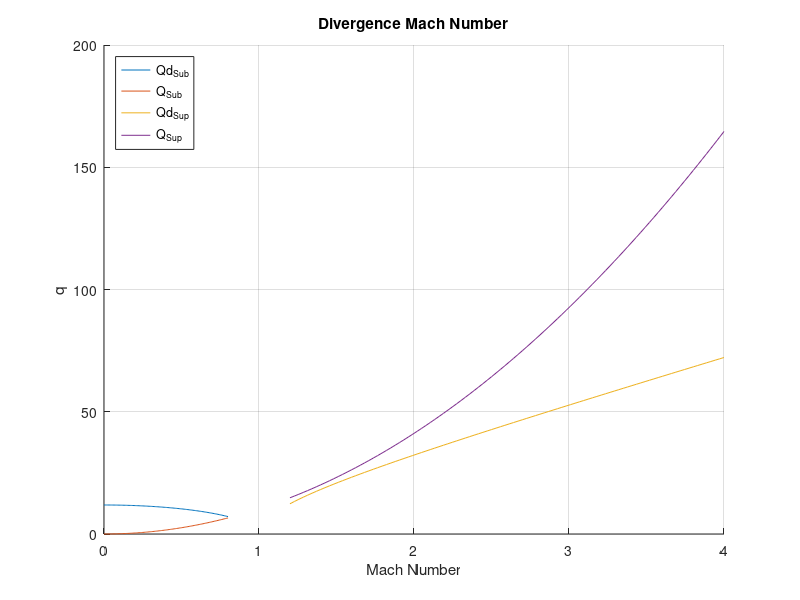

Reproduce this figure in MATLAB.
clc
clear all
k = 7000; %lbs*in
b = 100; %in
e = 25; %in
S = 22000; %in^2
p = 14.7; %psi
gamma = 1.4; %air
%by doing a match Point analysis where q (dynamic pressure) which is written as a funciton of Altitude as
%where p is the pressure (this includes the altitude information).%
% Sub-sonic Case
M_sub = linspace(0,0.8,100);
Cl_Sub = (2.*pi)./sqrt(1 - (M_sub.^2));
Qd_Sub = (0.5858 .* k .* b.^2)./(S .* e .* Cl_Sub);
Q_Sub = (gamma.*p.*(M_sub).^2)./2;
% Super-sonic case
M_sup = linspace(1.2,4,100);
Cl_Sup = (4)./sqrt((M_sup.^2) - 1);
Qd_Sup = (0.5858 .* k .* b.^2)./(S .* e .* Cl_Sup);
Q_Sup = (gamma.*p.*(M_sup).^2)./2;
% Plot
hold on
plot(M_sub,Qd_Sub,"DisplayName",'Qd_S_u_b')
plot(M_sub,Q_Sub,"DisplayName",'Q_S_u_b')
plot(M_sup,Qd_Sup,"DisplayName",'Qd_S_u_p')
plot(M_sup,Q_Sup,"DisplayName",'Q_S_u_p')
hold off
legend('Location','northwest')
xlabel('Mach Number')
ylabel('q')
title('Divergence Mach Number')
grid on